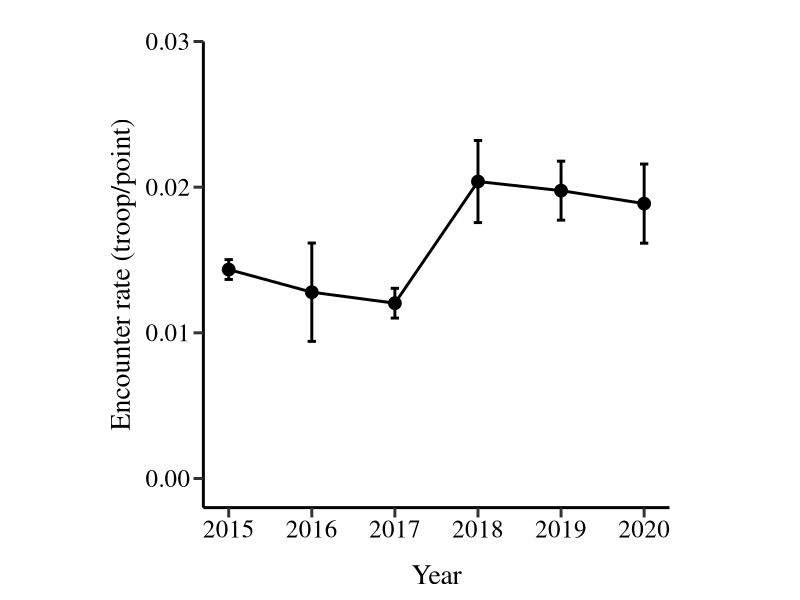
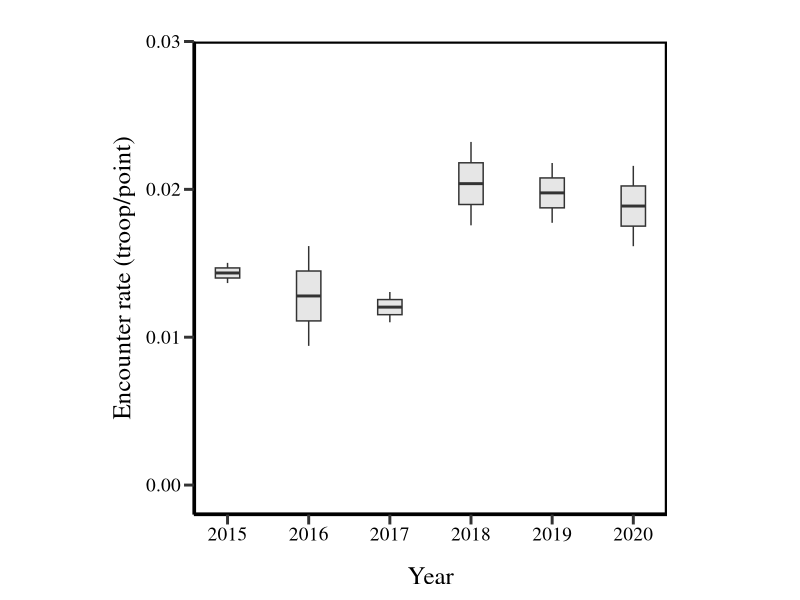
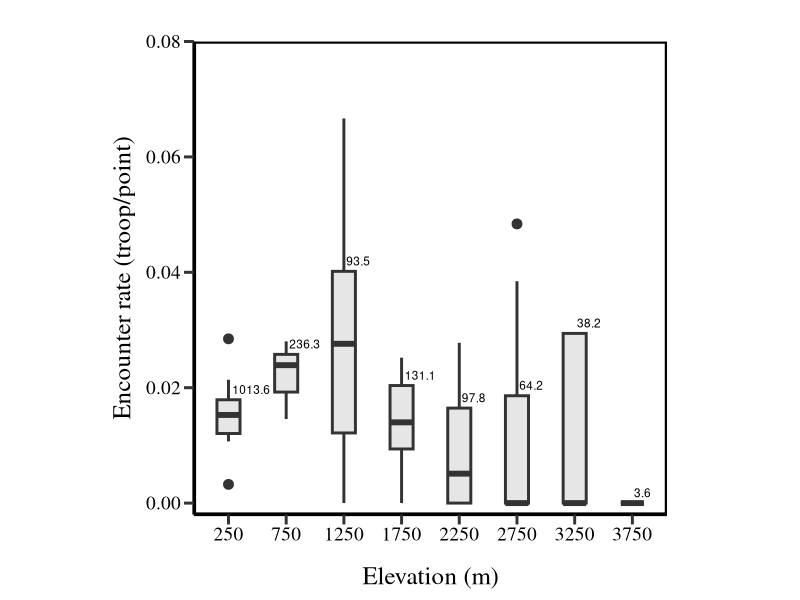
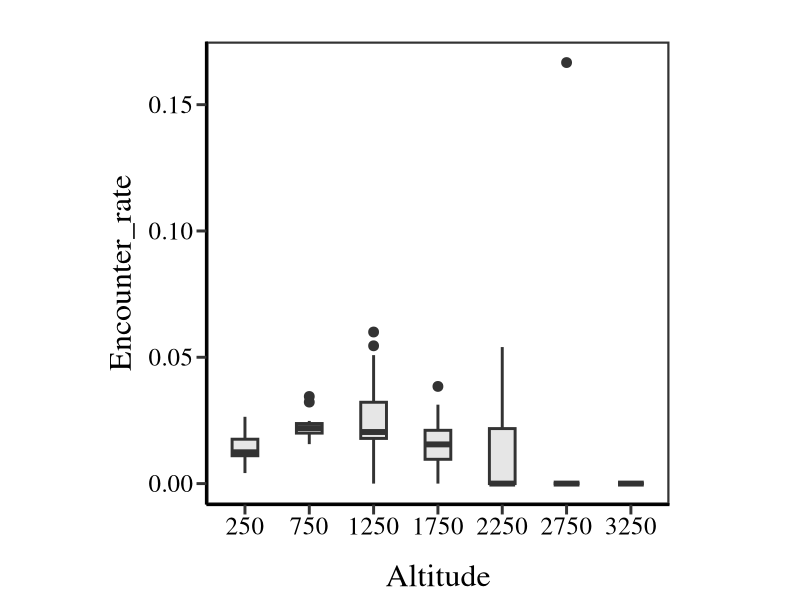
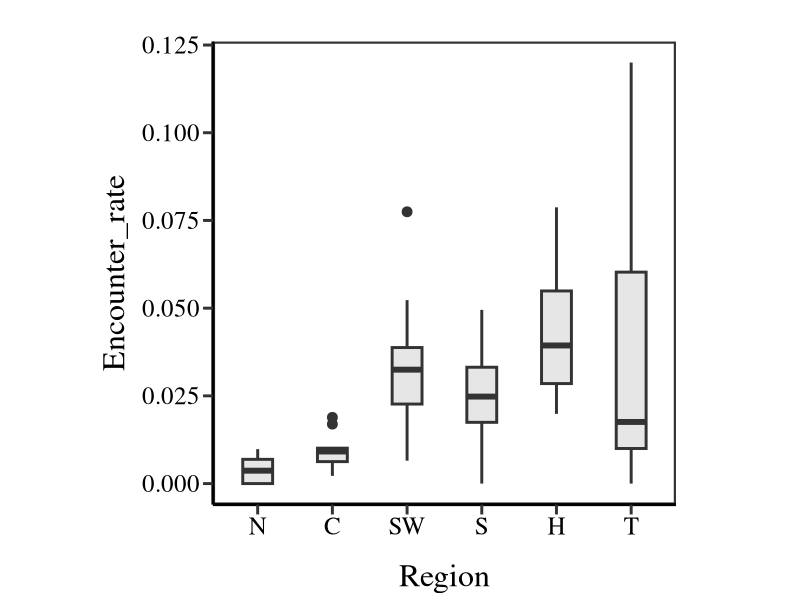
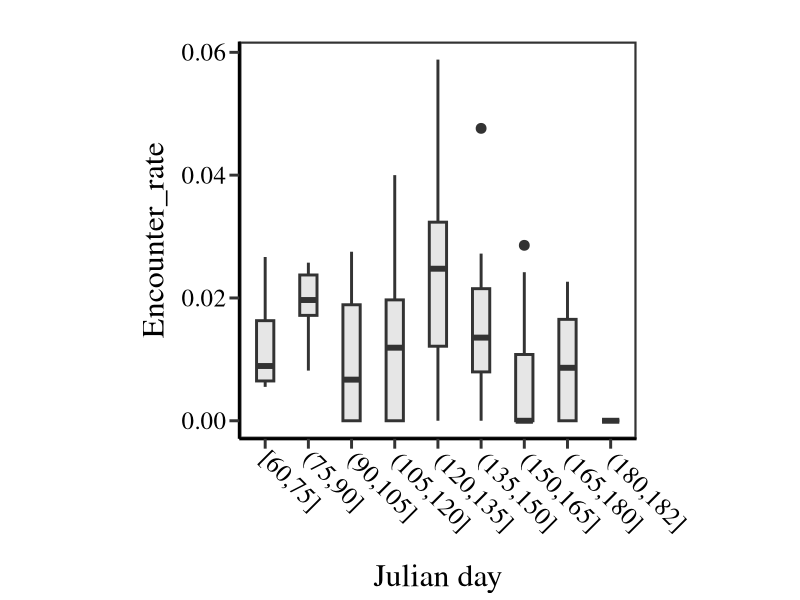
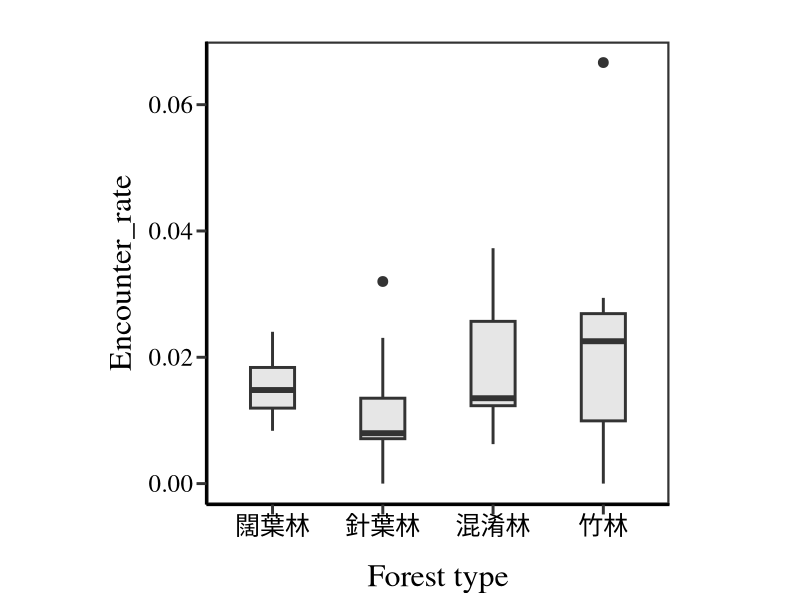
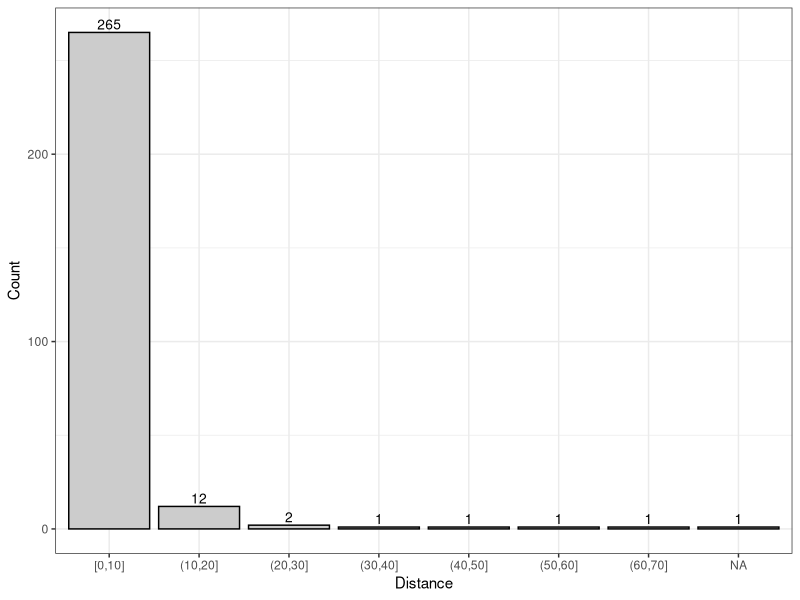

The R source for these figures, in order:
## ---- chunk 1
knitr::opts_chunk$set(fig.width = 6, fig.asp = 1, echo = TRUE)

library(data.table)
library(tidyverse)
library(readxl)
library(tidyr)
library(writexl)
library(here)
library(kableExtra)


here::here() 
## ---- chunk 2
#Original data---- 

M.data <- read_excel(here("./data/clean/for analysis_V2.xlsx"),
                     sheet=1) %>% setDT %>%
  #  .[analysis %in% "Y",] %>% 
  .[, TypeName.1 := ordered(TypeName.1,c("闊葉林",
                                         "針葉林",
                                         "混淆林",
                                         "竹林",
                                         "非森林"))] %>% 
  .[, Year := as.numeric(Year)] %>% 
  .[, Survey := as.numeric(Survey)] %>% 
  .[, Point := as.numeric(Point)] %>% 
  .[, Macaca_sur := as.numeric(Macaca_sur)] %>% 
  .[, Month := as.numeric(Month)] %>% 
  .[, Day := as.numeric(Day)] %>% 
  .[, Distance := as.numeric(Distance)] %>% 
  .[, County := ordered(County,
                        c("宜蘭縣","基隆市","臺北市",
                          "新北市",
                          "桃園縣","桃園市","新竹市",
                          "新竹縣","苗栗縣",
                          "臺中市","彰化縣",
                          "南投縣","南投市",
                          "雲林縣","嘉義縣","嘉義市",
                          "臺南市","高雄市",
                          "屏東縣", "花蓮縣",
                          "台東縣","臺東縣"))] 
## ---- chunk 3
output.4<- M.data %>%  
    .[Macaca_sur %in% 1,] %>%
    .[!(TypeName.1 %in% "非森林"),] %>% 
    .[,.(ll=length(Macaca_sur),
         mm=length(unique(Site_N)),
         kk=length(unique(paste0(Site_N,"-",Point)))), by = list(Year,  County)]%>%
    dcast(.,County ~ Year , value.var = c( "ll","mm","kk"), fill = 0L)


  kbl(output.4, align = "c",
      col.names = gsub("ll_|mm_|kk_", " ", names(output.4))) %>%
  kable_classic(full_width = F, html_font = "TheTimesRoman")%>%
  add_header_above(c(" " = 1,
                     "筆數" = 6,
                     "樣區數" = 6,
                     "樣點數" = 6))
  

## ---- chunk 4
output.5<- M.data %>%   
    .[analysis %in% "Y",] %>% 
    .[Macaca_sur %in% 0 & !is.na(Macaca_dist),] %>% 
    .[,.(ll=length(Macaca_sur),
         mm=length(unique(Site_N)),
         kk=length(unique(paste0(Site_N,"-",Point)))), by = list(Year,  County)]%>%
    dcast(.,County ~ Year , value.var = c( "ll","mm","kk"), fill = 0L) 
  
  
  kable(output.5,
      col.names = gsub("ll_|mm_|kk_", " ", names(output.5)))%>%
  kable_classic(full_width = F, html_font = "TheTimesRoman")%>%
  add_header_above(c(" " = 1,
                     "筆數" = 6,
                     "樣區數" = 6,
                     "樣點數" = 6))
## ---- chunk 5
output.4.1<- M.data %>%  
    .[analysis %in% "Y",] %>% 
    .[Macaca_sur %in% 1,] %>%
    .[!(TypeName.1 %in% "非森林"),] %>% 
    .[,.(ll=length(Macaca_sur),
         mm=length(unique(Site_N)),
         kk=length(unique(paste0(Site_N,"-",Point)))), by = list(Year,  County)]%>%
    dcast(.,County ~ Year , value.var = c( "ll","mm","kk"), fill = 0L)

  kable(output.4.1,
      col.names = gsub("ll_|mm_|kk_", " ", names(output.4.1)))%>%
  kable_classic(full_width = F, html_font = "TheTimesRoman")%>%
  add_header_above(c(" " = 1,
                     "筆數" = 6,
                     "樣區數" = 6,
                     "樣點數" = 6))
## ---- chunk 6
output.5.1<- M.data %>%   
    .[analysis %in% "Y",] %>% 
    .[Macaca_sur %in% 0 & !is.na(Macaca_dist),] %>% 
    .[!(TypeName.1 %in% "非森林"),] %>% 
    .[,.(ll=length(Macaca_sur),
         mm=length(unique(Site_N)),
         kk=length(unique(paste0(Site_N,"-",Point)))), by = list(Year,  County)]%>%
    dcast(.,County ~ Year , value.var = c( "ll","mm","kk"), fill = 0L)

  kable(output.5.1,
      col.names = gsub("ll_|mm_|kk_", " ", names(output.5.1)))%>%
  kable_classic(full_width = F, html_font = "TheTimesRoman")%>%
  add_header_above(c(" " = 1,
                     "筆數" = 6,
                     "樣區數" = 6,
                     "樣點數" = 6))
## ---- chunk 7
M.data %>% 
  .[analysis %in% "Y",] %>% 
  .[!(TypeName.1 %in% "非森林"),] %>%
  .[Macaca_sur %in%1,] %>%
  .[, .N] 
## ---- chunk 8
(output.1<- M.data %>% 
   .[analysis %in% "Y",] %>% 
   .[ ,TypeName:= ifelse(TypeName %in% "針闊葉樹混",
                        "針闊葉樹混淆",
                        TypeName)] %>% 
   .[is.na(Macaca_sur), Macaca_sur := 0] %>%
   .[, .(N = .N, m = sum(Macaca_sur)), by = list(TypeName.1,TypeName)])%>% 
  kbl() %>% 
  kable_classic(full_width = F, html_font = "TheTimesRoman")
## ---- chunk 9
E_rate_Region<- 
    M.data %>% setDT %>%  
    filter(analysis %in% "Y") %>% 
#  filter(!Year %in% 2020) %>% 
  mutate(Y_S = paste0(Year, "_", Survey)) %>% 
  
  group_by(Y_S, Region2) %>% 
  summarise(
    N= n(),
    m = sum(Macaca_sur,na.rm=T)
    ) %>% 
    bind_rows(group_by(.,Y_S) %>%  #增加total的部分
                summarise(N=sum(N), m = sum(m)) %>%
                mutate(Region2='TW')) %>% 
    mutate(E = (m/N) %>% round(.,3)) %>%
    ungroup()

#
tl_E_rate_Region <- 
E_rate_Region%>% 
  reshape2::melt(id.vars = c("Y_S" ,"Region2")) %>% 
  mutate(Region2 = ordered(Region2, c("North", "Center","Southwest",
                           "South", "Hualien","Taitung", "TW"))) %>% 
  
  bind_rows(group_by(.,Region2, variable) %>%  #增加total的Mean部分
                summarise(value=mean(value)%>% round(.,3))%>%
                mutate(Y_S='Mean') ) %>% 
    bind_rows(filter(., !Y_S %in%'Mean') %>%
                group_by(Region2, variable) %>%  #增加total的SE部分
                summarise(value=(sd(value)/sqrt(n()))%>% round(.,3)) %>%
                mutate(Y_S='SE') ) %>% 
  
    reshape2::dcast( Region2+ variable ~ Y_S,
                     value.var = c("value"))

  kable(tl_E_rate_Region) %>%
  column_spec(1, bold = T) %>%
  collapse_rows(columns = 1, valign = "top")%>%
  kable_classic(full_width = F, html_font = "TheTimesRoman")


## ---- chunk 10

tmp.forest <- 
M.data %>%  #非森林的小計
  filter(TypeName.1 %in%　"非森林") %>% 
  group_by(Year, Survey, TypeName.1) %>% 
  summarise(N = n(),
            m = sum(Macaca_sur, na.rm = T)) 

tmp.alt <- 
M.data %>%  #<50m & >=50m 分別森林的小計
  filter(!TypeName.1 %in%　"非森林") %>%
  mutate(TypeName.1 = ifelse(Altitude<50, "less50","Forest")) %>%
  group_by(Year, Survey, TypeName.1) %>% 
  summarise(N = n(),
            m = sum(Macaca_sur, na.rm = T)) 

(E_rate_Forest<-
M.data %>% 
  group_by(analysis, Year, Survey, TypeName.1) %>%
  summarise(N = n(),
            m = sum(Macaca_sur, na.rm = T)) %>%  
  bind_rows(group_by(.,Year, Survey) %>% #增加total的部分，total的資料包含非森林及<50m
              summarise(N=sum(N), m = sum(m, na.rm = T)) %>%
              mutate(TypeName.1='Total', analysis ="Y")) %>% 
  filter(analysis =="Y") %>%   #移除 非森林及<50m
  select(-analysis)%>% 
  
  bind_rows(., tmp.alt, tmp.forest) %>%  #增加是先算好 森林、非森林、<50的小計
  
  mutate(E = m/N) %>%
  ungroup() %>%
  
  group_by( TypeName.1) %>%
  summarise(Mean_N = mean(N),
            Se_N = sd(N)/sqrt(n()),
            Mean_m = mean(m),
            Se_m = sd(m)/sqrt(n()),
            Mean_E = mean(E),
            Se_E = sd(E)/sqrt(n())) 
)


## ---- chunk 11
(output.7<- M.data %>% 
    #.[!(TypeName.1 %in% "非森林"),] %>% 
    .[is.na(Macaca_sur), Macaca_sur := 0] %>% 
    .[Macaca_sur %in% 1, .N, list(TypeName.1, Macaca_dist)] %>% 
    dcast(., TypeName.1~Macaca_dist, value.var = "N"))
## ---- chunk 12
(output.8<-M.data %>% 
    .[analysis %in% "Y",] %>% 
    .[!(TypeName.1 %in% "非森林"),] %>% 
    .[is.na(Macaca_sur), Macaca_sur := 0] %>%
    .[, .(m = sum(Macaca_sur),.N), by= list(Year, Survey)] %>% 
    .[, Encounter_rate := m/N] %>% 
    .[, .(Sum.m = sum(m),
          Mean.m = mean(m),
          Se.m = sd(m)/sqrt(length(m)),
          
          Sum.N = sum(N),
          Mean.N = mean(N),
          Se.N = sd(N)/sqrt(length(N)),
          
          Encounter_rate = mean(Encounter_rate),
          Se = sd(Encounter_rate)/sqrt(length(Encounter_rate))), by= list(Year)]
)
## ---- chunk 13
#--------------------------

M.data %>% 
  .[analysis %in% "Y",] %>% 
  .[!(TypeName.1 %in% "非森林"),] %>% 
  .[is.na(Macaca_sur), Macaca_sur := 0] %>%
  .[, .(V1 = sum(Macaca_sur),.N), by= list(Year, Survey)] %>% 
  .[, Encounter_rate := V1/N] %>% 
  .[, .(V1 = sum(V1),
        N = sum(N),
        Encounter_rate = mean(Encounter_rate),
        Se = sd(Encounter_rate)/sqrt(length(Encounter_rate))), by= list(Year)] %>% 
  
  ggplot(. , aes( Year, Encounter_rate)) +
  geom_point(size = 4)+
  geom_line(size = 1) +
  geom_errorbar(aes(ymin = (Encounter_rate - Se),
                    ymax = (Encounter_rate + Se)),
                width = 0.1,size = 1) +
  #  annotate("text",x=2015.5, y=0.03,label=paste0("mean ± se"),
  #           vjust=0,  color="red", size=8,family="serif")+
  theme_classic() + 
  scale_y_continuous(limits = c(0,0.03),expand = c(0, 0.002, 0, 0))+
  labs(x = "Year", y = "Encounter rate (troop/point)" ) +
  theme(
    text = element_text(family="serif"),
    aspect.ratio = 1,
   # panel.border = element_rect(size = 1.5,fill = NA),
    axis.line = element_line(size = 1, colour = "black"),
    axis.ticks = element_line(size = 1),
    axis.text = element_text(size = 18,colour = "black"),
    axis.title = element_text(size = 20,colour = "black",
                              vjust = -2, hjust = 0.5),
    axis.title.x.bottom = element_text(vjust = -2),
    axis.title.y.left = element_text(vjust = 2),
    axis.ticks.length = unit(.25, "cm"),
    panel.grid = element_blank(),
    plot.margin = margin(30,30,20,20)
  )
## ---- chunk 14

M.data %>% 
  filter(analysis %in% "Y") %>% 
  group_by(Year, Survey) %>% 
  summarise(N = n(),
            m = sum(Macaca_sur, na.rm=T),
            Encounter_rate = m/N) %>% 
  ggplot(., aes(x = Year, y = Encounter_rate, group = Year))+
  geom_boxplot(width = 0.3, fill= gray(.9))+
  theme_classic() + 
  scale_y_continuous(limits = c(0,0.03),expand = c(0, 0.002, 0, 0))+
  labs(x = "Year", y = "Encounter rate (troop/point)" )+
  theme(
    text = element_text(family="serif"),
    aspect.ratio = 1,
    panel.border = element_rect(size = 1.5,fill = NA),
    axis.line = element_line(size = 1, colour = "black"),
    axis.ticks = element_line(size = 1),
    axis.text = element_text(size = 14,colour = "black"),
    axis.title = element_text(size = 18,colour = "black",
                              vjust = -2, hjust = 0.5),
    axis.title.x.bottom = element_text(vjust = -2),
    axis.title.y.left = element_text(vjust = 2),
    axis.ticks.length = unit(.25, "cm"),
    panel.grid = element_blank(),
    plot.margin = margin(30,30,20,20)
  )

## ---- chunk 15
Alt.d <- 
  M.data %>% 
  .[analysis %in% "Y",] %>% 
  .[!(TypeName.1 %in% "非森林"),] %>% 
  .[is.na(Macaca_sur), Macaca_sur := 0] %>%
  .[, Altitude_f := cut(Altitude,
                        breaks = c(seq(0,4000,500)),
                        labels = c(seq(250,3750,500)),
                        include.lowest = T)] %>% 
  .[, .(V1 = sum(Macaca_sur),.N), by= list(Year, Survey, Altitude_f)] %>% 
  .[, Encounter_rate := V1/N] 



Alt.d.n <-
  Alt.d %>% 
  .[,.(mean_N = sum(N)/10, y = quantile(Encounter_rate,0.75)), by = list(Altitude_f)]

ggplot(data = Alt.d, aes( x=Altitude_f, y = Encounter_rate)) +
  geom_boxplot(size = 1, width = 0.4, fill= gray(.9),
               outlier.size = 3) +
  geom_text(data = Alt.d.n, aes(y = y+0.0018,label = paste0(mean_N,c("","","","","","","",""))),
            size = 3,
            hjust = -0.1,
            position = position_dodge(0.9))+
  
  labs(x = "Elevation (m)", y = "Encounter rate (troop/point)") +
  theme_classic() +
  scale_y_continuous(limits = c(0,0.08),expand = c(0, 0.002, 0, 0))+
  theme(
    text = element_text(family="serif"),
    aspect.ratio = 1,
    panel.border = element_rect(size = 1.5,fill = NA),
    axis.line = element_line(size = 1, colour = "black"),
    axis.ticks = element_line(size = 1),
    axis.text = element_text(size = 14,colour = "black"),
    axis.title = element_text(size = 18,colour = "black",
                              vjust = -2, hjust = 0.5),
    axis.title.x.bottom = element_text(vjust = -2),
    axis.title.y.left = element_text(vjust = 2),
    axis.ticks.length = unit(.25, "cm"),
    panel.grid = element_blank(),
    plot.margin = margin(30,30,20,20)
  )
## ---- chunk 16
#only 闊葉林
Alt.d.B <- 
  M.data %>% 
  .[analysis %in% "Y",] %>% 
  #.[!(TypeName.1 %in% "非森林"),] %>% 
  .[TypeName.1 %in% "闊葉林",] %>% 
  .[is.na(Macaca_sur), Macaca_sur := 0] %>%
  .[, Altitude_f := cut(Altitude,
                        breaks = c(seq(0,4000,500)),
                        labels = c(seq(250,3750,500)),
                        include.lowest = T)] %>% 
  .[, .(V1 = sum(Macaca_sur),.N), by= list(Year, Survey, Altitude_f)] %>% 
  #  .[, Altitude_f:= ordered(Altitude_f)] %>% 
  .[, Encounter_rate := V1/N] 


ggplot(Alt.d.B, aes( x=Altitude_f, y = Encounter_rate)) +
  geom_boxplot(size = 1, width = 0.4, fill= gray(.9),
               outlier.size = 3) +
  
  labs(x = "Altitude") +
  theme_bw() +
  theme(
    text = element_text(family="serif"),
    aspect.ratio = 1,
    panel.border = element_rect(size = 1.5,fill = NA),
    axis.line = element_line(size = 1, colour = "black"),
    axis.ticks = element_line(size = 1),
    axis.text = element_text(size = 18,colour = "black"),
    axis.title = element_text(size = 23,colour = "black",
                              vjust = -2, hjust = 0.5),
    axis.title.x.bottom = element_text(vjust = -2),
    axis.title.y.left = element_text(vjust = 2),
    axis.ticks.length = unit(.25, "cm"),
    panel.grid = element_blank(),
    plot.margin = margin(30,30,20,20)
  )
## ---- chunk 17
Rgn.d <- 
  M.data %>% 
  .[analysis %in% "Y",] %>% 
  .[!(TypeName.1 %in% "非森林"),] %>% 
  .[is.na(Macaca_sur), Macaca_sur := 0] %>% 
  .[, Region2 := ordered(Region2, c("North","Center", "Southwest", "South","Hualien", "Taitung" ))] %>% 
  .[, .(V1 = sum(Macaca_sur),.N), by= list(Year, Survey, Region2)] %>% 
  .[, Encounter_rate := V1/N] 

ggplot(Rgn.d, aes( Region2, Encounter_rate))+
  geom_boxplot(size = 1, width = 0.4, fill= gray(.9),
               outlier.size = 3)+
  theme_bw()+
  scale_x_discrete("Region", labels = c("North" = "N",
                                        "Center" = "C",
                                        "Southwest" = "SW",
                                        "South" = "S",
                                        "Hualien" = "H",
                                        "Taitung" = "T"))+
  theme(
    text = element_text(family="serif"),
    aspect.ratio = 1,
    panel.border = element_rect(size = 1.5,fill = NA),
    axis.line = element_line(size = 1, colour = "black"),
    axis.ticks = element_line(size = 1),
    axis.text = element_text(size = 18,colour = "black"),
    axis.title = element_text(size = 23,colour = "black",
                              vjust = -2, hjust = 0.5),
    axis.title.x.bottom = element_text(vjust = -2),
    axis.title.y.left = element_text(vjust = 2),
    axis.ticks.length = unit(.25, "cm"),
    panel.grid = element_blank(),
    plot.margin = margin(30,30,20,20)
  )
## ---- chunk 18
Jd.d <- 
  M.data %>% 
  .[analysis %in% "Y",] %>% 
  .[!(TypeName.1 %in% "非森林"),] %>% 
  .[is.na(Macaca_sur), Macaca_sur := 0] %>% 
  .[, julian.D_f := cut(julian.D,
                        breaks = c(seq(60,210,15)),
                        include.lowest = T)] %>% 
  .[, .(V1 = sum(Macaca_sur),.N), by= list(Year, Survey, julian.D_f)] %>% 
  .[, Encounter_rate := V1/N]   


ggplot(Jd.d, aes(julian.D_f, Encounter_rate))+
  geom_boxplot(size = 1, width = 0.4, fill= gray(.9),
               outlier.size = 3) +
  theme_bw() + 
  scale_x_discrete("Julian day",
                   labels = c("[60,75]",paste0(
                     "(",c(seq(75,180,15)),
                     ",",c(seq(90,180,15),182),
                     "]"
                   )))+
  theme(
    text = element_text(family="serif"),
    aspect.ratio = 1,
    panel.border = element_rect(size = 1.5,fill = NA),
    axis.line = element_line(size = 1, colour = "black"),
    axis.ticks = element_line(size = 1),
    axis.text = element_text(size = 18,colour = "black"),
    axis.text.x = element_text(angle = 315, hjust = -0.10),
    axis.title = element_text(size = 23,colour = "black",
                              vjust = -2, hjust = 0.5),
    axis.title.x.bottom = element_text(vjust = -2),
    axis.title.y.left = element_text(vjust = 2),
    axis.ticks.length = unit(.25, "cm"),
    panel.grid = element_blank(),
    plot.margin = margin(30,30,20,20)
  )
## ---- chunk 19
Type.d <- 
  M.data %>% 
  .[analysis %in% "Y",] %>% 
  .[!(TypeName.1 %in% "非森林"),] %>% 
  .[is.na(Macaca_sur), Macaca_sur := 0] %>%
  .[, TypeName.1:= ordered(TypeName.1, c("闊葉林", "針葉林", "混淆林", "竹林"))] %>% 
  .[, .(V1 = sum(Macaca_sur),.N), by= list(Year, Survey, TypeName.1)]   %>% 
  .[, Encounter_rate := V1/N]     


ggplot(Type.d, aes(TypeName.1, Encounter_rate))+
  geom_boxplot(size = 1, width = 0.4, fill= gray(.9),
               outlier.size = 3) +
  theme_bw() + 
  xlab("Forest type")+
  theme(
    text = element_text(family="serif"),
    aspect.ratio = 1,
    panel.border = element_rect(size = 1.5,fill = NA),
    axis.line = element_line(size = 1, colour = "black"),
    axis.ticks = element_line(size = 1),
    axis.text = element_text(size = 18,colour = "black"),
    axis.title = element_text(size = 23,colour = "black",
                              vjust = -2, hjust = 0.5),
    axis.title.x.bottom = element_text(vjust = -2),
    axis.title.y.left = element_text(vjust = 2),
    axis.ticks.length = unit(.25, "cm"),
    panel.grid = element_blank(),
    plot.margin = margin(30,30,20,20)
  )
## ---- chunk 20
M.data %>%setDT %>% 
  .[Macaca_sur %in% 1,DD := cut(Distance, breaks = seq(0,100,10),
                                ordered_result = T,
                                include.lowest = T)] %>% 
  .[Macaca_sur %in% 1,.(D2 = .N), by = list(DD)] %>% 
  ggplot(., aes(x=DD, y=D2)) +
  geom_bar(stat="identity", colour = "black", fill=gray(0.8))+
  geom_text(aes(label=D2), vjust=-0.3, color="black", size=3.5)+
  theme_bw()+
  xlab("Distance")+
  ylab("Count")
